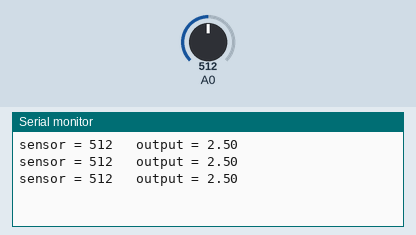
Simulated run of this sketch. Board: Arduino Uno, built with avr-gcc and run on an emulated ATmega328P. Shown: the last lines printed to the serial monitor. The test bench sets the inputs (shaded band); at power-on: A0 = 512.

Above: at 1.3 s.
1.4 s: A0 set to 716
At 1.9 s:
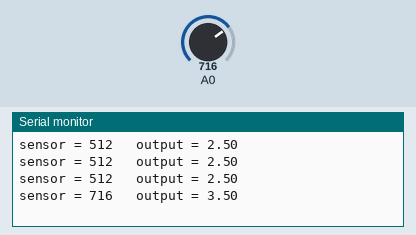
2.9 s: A0 set to 900
At 3.4 s:
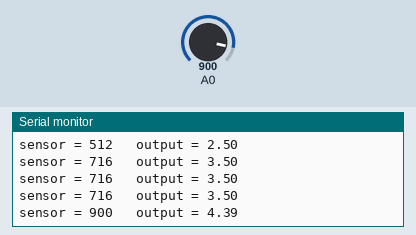
Timing chart, 0 to 5.9 s (numbered marks = the images above; inputs shaded):
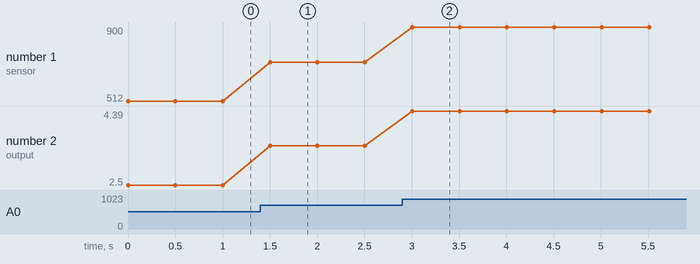

The sketch:

turbidity.ino
```cpp
void setup() {
  // put your setup code here, to run once:
  Serial.begin(9600); //initialize serial communications at Baud rate of 9600 bps
}

void loop() {
  // put your main code here, to run repeatedly:
  int sensorValue = analogRead(A0);// read the input on analog pin 0:
  //int outputValue = map(sensorValue,0,1023,255); //alternative scale down technique
  float voltage = sensorValue * (5.0 / 1024.0); // Convert the analog reading (which goes from 0 - 1023) to a voltage (0 - 5V):
  //analogWrite(9, voltage);

  //print results to serial monitor
  Serial.print("sensor = ");
  Serial.print(sensorValue);
  Serial.print("\t output = ");
  Serial.println(voltage); // print out the value you read:

  delay(500); //originally 500 ms
}
```

Measured:
- after the input at 1.4 s, the serial monitor: prints a new line after 0.10 s (image 1)
- after the input at 2.9 s, the serial monitor: prints a new line after 0.11 s (image 2)
- plotted number 1: 512 → 716 after the input at 1.4 s, 716 → 900 after the input at 2.9 s
- plotted number 2: 2.5 → 3.5 after the input at 1.4 s, 3.5 → 4.39 after the input at 2.9 s
